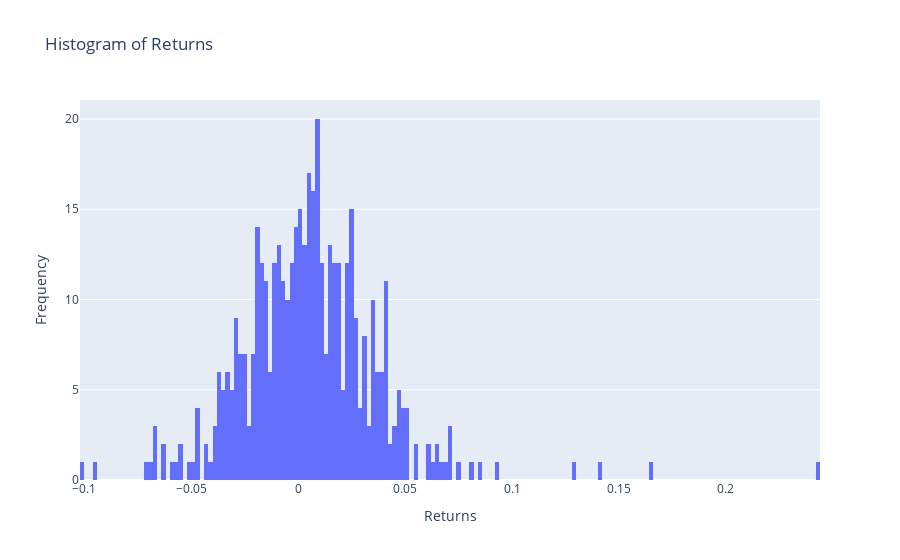

The notebook cell this image was saved under:
### Code cell
# plot histogram of returns
fig2 = go.Figure()
fig2.add_trace(go.Histogram(x=nvdf['Returns'].dropna(), nbinsx=200, name='Returns'))
fig2.update_layout(title='Histogram of Returns', xaxis_title='Returns', yaxis_title='Frequency')
fig2.show()

### Figure 1 — Plotly figure (JSON) as saved in the notebook; plotly's stock layout.template omitted (floating-point values rounded to 4 significant figures; data arrays with more than 128 entries replaced by an {"elided": "..."} marker saying what was removed)
{"data": [{"name": "Returns", "nbinsx": 200, "type": "histogram", "x": {"elided": "459 float values"}}], "layout": {"title": {"text": "Histogram of Returns"}, "xaxis": {"title": {"text": "Returns"}}, "yaxis": {"title": {"text": "Frequency"}}}}
